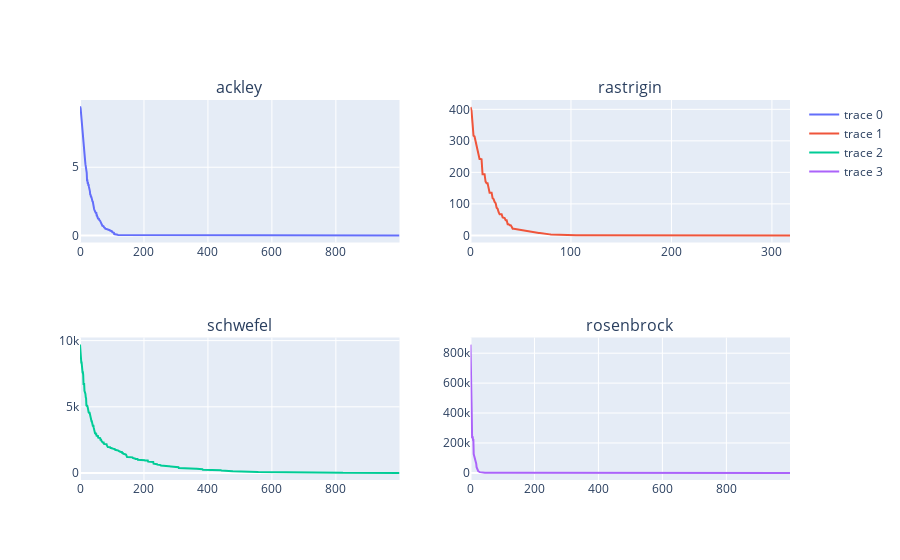

This figure's notebook cell:
### Code cell
fig = make_subplots(rows=2, cols=2, subplot_titles=FUNCTIONS)

fig.add_trace(go.Scatter(y=[x['melhor_fitness'] for x in ga_dict[FUNCTIONS[0]].geracoes]),row=1,col=1)
fig.add_trace(go.Scatter(y=[x['melhor_fitness'] for x in ga_dict[FUNCTIONS[1]].geracoes]),row=1,col=2)
fig.add_trace(go.Scatter(y=[x['melhor_fitness'] for x in ga_dict[FUNCTIONS[2]].geracoes]),row=2,col=1)
fig.add_trace(go.Scatter(y=[x['melhor_fitness'] for x in ga_dict[FUNCTIONS[3]].geracoes]),row=2,col=2)

### Figure 1 — Plotly figure (JSON) as saved in the notebook; plotly's stock layout.template omitted (floating-point values rounded to 4 significant figures; data arrays with more than 128 entries replaced by an {"elided": "..."} marker saying what was removed)
{"data": [{"type": "scatter", "xaxis": "x", "y": {"elided": "1000 float values"}, "yaxis": "y"}, {"type": "scatter", "xaxis": "x2", "y": {"elided": "319 float values"}, "yaxis": "y2"}, {"type": "scatter", "xaxis": "x3", "y": {"elided": "1000 float values"}, "yaxis": "y3"}, {"type": "scatter", "xaxis": "x4", "y": {"elided": "1000 float values"}, "yaxis": "y4"}], "layout": {"annotations": [{"font": {"size": 16}, "showarrow": false, "text": "ackley", "x": 0.225, "xanchor": "center", "xref": "paper", "y": 1, "yanchor": "bottom", "yref": "paper"}, {"font": {"size": 16}, "showarrow": false, "text": "rastrigin", "x": 0.775, "xanchor": "center", "xref": "paper", "y": 1, "yanchor": "bottom", "yref": "paper"}, {"font": {"size": 16}, "showarrow": false, "text": "schwefel", "x": 0.225, "xanchor": "center", "xref": "paper", "y": 0.375, "yanchor": "bottom", "yref": "paper"}, {"font": {"size": 16}, "showarrow": false, "text": "rosenbrock", "x": 0.775, "xanchor": "center", "xref": "paper", "y": 0.375, "yanchor": "bottom", "yref": "paper"}], "xaxis": {"anchor": "y", "domain": [0, 0.45]}, "xaxis2": {"anchor": "y2", "domain": [0.55, 1]}, "xaxis3": {"anchor": "y3", "domain": [0, 0.45]}, "xaxis4": {"anchor": "y4", "domain": [0.55, 1]}, "yaxis": {"anchor": "x", "domain": [0.625, 1]}, "yaxis2": {"anchor": "x2", "domain": [0.625, 1]}, "yaxis3": {"anchor": "x3", "domain": [0, 0.375]}, "yaxis4": {"anchor": "x4", "domain": [0, 0.375]}}}
